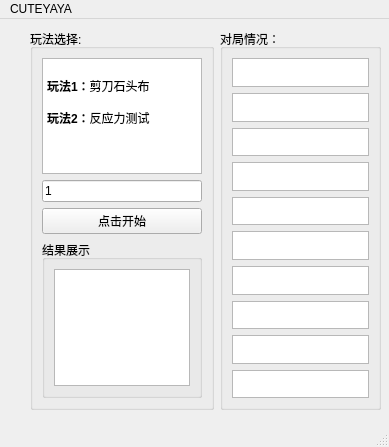
<?xml version="1.0" encoding="UTF-8"?>
<ui version="4.0">
 <class>MainWindow</class>
 <widget class="QMainWindow" name="MainWindow">
  <property name="geometry">
   <rect>
    <x>0</x>
    <y>0</y>
    <width>389</width>
    <height>447</height>
   </rect>
  </property>
  <property name="windowTitle">
   <string>MainWindow</string>
  </property>
  <widget class="QWidget" name="centralwidget">
   <widget class="QWidget" name="gridLayoutWidget">
    <property name="geometry">
     <rect>
      <x>30</x>
      <y>10</y>
      <width>351</width>
      <height>381</height>
     </rect>
    </property>
    <layout class="QGridLayout" name="gridLayout">
     <item row="0" column="0">
      <widget class="QGroupBox" name="groupBox">
       <property name="title">
        <string>玩法选择:</string>
       </property>
       <layout class="QVBoxLayout" name="verticalLayout_3">
        <item>
         <layout class="QVBoxLayout" name="verticalLayout">
          <item>
           <widget class="QTextEdit" name="textEdit_2">
            <property name="html">
             <string>&lt;!DOCTYPE HTML PUBLIC &quot;-//W3C//DTD HTML 4.0//EN&quot; &quot;http://www.w3.org/TR/REC-html40/strict.dtd&quot;&gt;
&lt;html&gt;&lt;head&gt;&lt;meta name=&quot;qrichtext&quot; content=&quot;1&quot; /&gt;&lt;style type=&quot;text/css&quot;&gt;
p, li { white-space: pre-wrap; }
&lt;/style&gt;&lt;/head&gt;&lt;body style=&quot; font-family:'SimSun'; font-size:9pt; font-weight:400; font-style:normal;&quot;&gt;
&lt;p style=&quot;-qt-paragraph-type:empty; margin-top:0px; margin-bottom:0px; margin-left:0px; margin-right:0px; -qt-block-indent:0; text-indent:0px;&quot;&gt;&lt;br /&gt;&lt;/p&gt;
&lt;p style=&quot; margin-top:0px; margin-bottom:0px; margin-left:0px; margin-right:0px; -qt-block-indent:0; text-indent:0px;&quot;&gt;&lt;span style=&quot; font-weight:600;&quot;&gt;玩法1：&lt;/span&gt;剪刀石头布&lt;/p&gt;
&lt;p style=&quot;-qt-paragraph-type:empty; margin-top:0px; margin-bottom:0px; margin-left:0px; margin-right:0px; -qt-block-indent:0; text-indent:0px;&quot;&gt;&lt;br /&gt;&lt;/p&gt;
&lt;p style=&quot; margin-top:0px; margin-bottom:0px; margin-left:0px; margin-right:0px; -qt-block-indent:0; text-indent:0px;&quot;&gt;&lt;span style=&quot; font-weight:600;&quot;&gt;玩法2：&lt;/span&gt;反应力测试&lt;/p&gt;&lt;/body&gt;&lt;/html&gt;</string>
            </property>
           </widget>
          </item>
          <item>
           <widget class="QLineEdit" name="lineEdit">
            <property name="text">
             <string>1</string>
            </property>
           </widget>
          </item>
          <item>
           <widget class="QPushButton" name="pushButton">
            <property name="text">
             <string>点击开始</string>
            </property>
           </widget>
          </item>
         </layout>
        </item>
        <item>
         <widget class="QGroupBox" name="groupBox_3">
          <property name="title">
           <string>结果展示</string>
          </property>
          <layout class="QVBoxLayout" name="verticalLayout_4">
           <item>
            <widget class="QTextBrowser" name="textBrowser_10"/>
           </item>
          </layout>
         </widget>
        </item>
       </layout>
      </widget>
     </item>
     <item row="0" column="1">
      <widget class="QGroupBox" name="groupBox_2">
       <property name="title">
        <string>对局情况：</string>
       </property>
       <layout class="QHBoxLayout" name="horizontalLayout">
        <item>
         <layout class="QVBoxLayout" name="verticalLayout_2">
          <item>
           <widget class="QTextBrowser" name="textBrowser">
            <property name="maximumSize">
             <size>
              <width>16777215</width>
              <height>30</height>
             </size>
            </property>
           </widget>
          </item>
          <item>
           <widget class="QTextEdit" name="textEdit">
            <property name="maximumSize">
             <size>
              <width>16777215</width>
              <height>30</height>
             </size>
            </property>
           </widget>
          </item>
          <item>
           <widget class="QTextBrowser" name="textBrowser_2">
            <property name="maximumSize">
             <size>
              <width>16777215</width>
              <height>30</height>
             </size>
            </property>
           </widget>
          </item>
          <item>
           <widget class="QTextBrowser" name="textBrowser_3">
            <property name="maximumSize">
             <size>
              <width>16777215</width>
              <height>30</height>
             </size>
            </property>
           </widget>
          </item>
          <item>
           <widget class="QTextBrowser" name="textBrowser_4">
            <property name="maximumSize">
             <size>
              <width>16777215</width>
              <height>30</height>
             </size>
            </property>
           </widget>
          </item>
          <item>
           <widget class="QTextBrowser" name="textBrowser_5">
            <property name="maximumSize">
             <size>
              <width>16777215</width>
              <height>30</height>
             </size>
            </property>
           </widget>
          </item>
          <item>
           <widget class="QTextBrowser" name="textBrowser_6">
            <property name="maximumSize">
             <size>
              <width>16777215</width>
              <height>30</height>
             </size>
            </property>
           </widget>
          </item>
          <item>
           <widget class="QTextBrowser" name="textBrowser_7">
            <property name="maximumSize">
             <size>
              <width>16777215</width>
              <height>30</height>
             </size>
            </property>
           </widget>
          </item>
          <item>
           <widget class="QTextBrowser" name="textBrowser_8">
            <property name="maximumSize">
             <size>
              <width>16777215</width>
              <height>30</height>
             </size>
            </property>
           </widget>
          </item>
          <item>
           <widget class="QTextBrowser" name="textBrowser_9">
            <property name="maximumSize">
             <size>
              <width>16777215</width>
              <height>30</height>
             </size>
            </property>
           </widget>
          </item>
         </layout>
        </item>
       </layout>
      </widget>
     </item>
    </layout>
   </widget>
  </widget>
  <widget class="QMenuBar" name="menubar">
   <property name="geometry">
    <rect>
     <x>0</x>
     <y>0</y>
     <width>389</width>
     <height>26</height>
    </rect>
   </property>
   <widget class="QMenu" name="menuCUTEYAYA">
    <property name="title">
     <string>CUTEYAYA</string>
    </property>
   </widget>
   <addaction name="menuCUTEYAYA"/>
  </widget>
  <widget class="QStatusBar" name="statusbar"/>
 </widget>
 <resources/>
 <connections/>
</ui>
